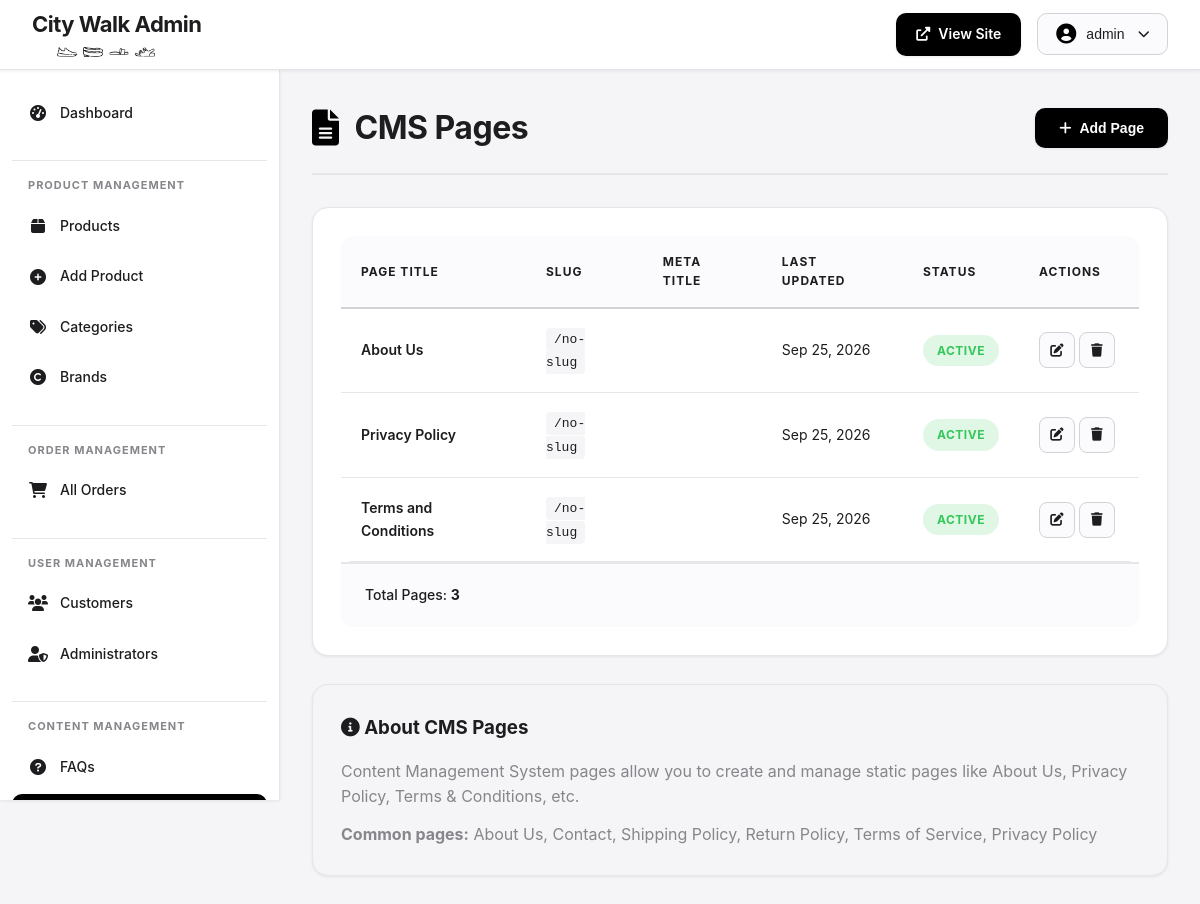
/admin/cms-pages.php (signed in), run on the app's committed database.
### tables this page shows
CREATE TABLE cms_pages (
    page_id INT PRIMARY KEY AUTO_INCREMENT,
    page_slug VARCHAR(100) UNIQUE NOT NULL,
    page_title VARCHAR(200) NOT NULL,
    page_content LONGTEXT NOT NULL,
    meta_description TEXT,
    is_active BOOLEAN DEFAULT TRUE,
    created_at TIMESTAMP DEFAULT CURRENT_TIMESTAMP,
    updated_at TIMESTAMP DEFAULT CURRENT_TIMESTAMP ON UPDATE CURRENT_TIMESTAMP,
    INDEX idx_slug (page_slug)
);

### admin/cms-pages.php (the view, shortened to what this page needs)
<?php
$db = getDB();
$stmt = $db->query("SELECT * FROM cms_pages ORDER BY page_title ASC");
$pages = $stmt->fetchAll();
?>
<!DOCTYPE html>
<html lang="en">
<head>
    <link rel="stylesheet" href="../css/admin-styles.css">
    <link rel="stylesheet" href="https://cdnjs.cloudflare.com/ajax/libs/font-awesome/6.0.0/css/all.min.css">
</head>
<body>
    <?php include 'includes/header.php'; ?>
    <?php include 'includes/sidebar.php'; ?>
    <main class="admin-main">
        <div class="admin-container">
            <div class="page-header">
                <h1><i class="fas fa-file-alt"></i> CMS Pages</h1>
                <button class="btn-primary-small" onclick="showAddPage()">
                    <i class="fas fa-plus"></i> Add Page
                </button>
            </div>
            <div class="admin-card">
                <div class="table-responsive">
                    <table class="admin-table">
                        <thead>
                            <tr>
                                <th>Page Title</th>
                                <th>Slug</th>
                                <th>Meta Title</th>
                                <th>Last Updated</th>
                                <th>Status</th>
                                <th style="width: 120px;">Actions</th>
                            </tr>
                        </thead>
                        <tbody>
                            <?php if (empty($pages)): ?>
                                <tr>
                                    <td colspan="6" class="text-center">
                                        No CMS pages found. Click "Add Page" to create your first page.
                                    </td>
                                </tr>
                            <?php else: ?>
                                <?php foreach ($pages as $page): ?>
                                    <tr>
                                        <td>
                                            <strong><?php echo htmlspecialchars($page['page_title']); ?></strong>
                                        </td>
                                        <td>
                                            <code style="background: #f5f5f7; padding: 4px 8px; border-radius: 4px; font-size: 13px;">
                                                /<?php echo htmlspecialchars($page['slug'] ?? 'no-slug'); ?>
                                            </code>
                                        </td>
                                        <td><?php echo htmlspecialchars($page['meta_title'] ?? ''); ?></td>
                                        <td><?php echo date('M d, Y', strtotime($page['updated_at'])); ?></td>
                                        <td>
                                            <span class="status-badge status-<?php echo $page['status'] ?? 'active'; ?>">
                                                <?php echo ucfirst($page['status'] ?? 'active'); ?>
                                            </span>
                                        </td>
                                        <td>
                                            <button class="btn-action" title="Edit" onclick="editPage(<?php echo $page['page_id']; ?>)">
                                                <i class="fas fa-edit"></i>
                                            </button>
                                            <button class="btn-action btn-danger" title="Delete" onclick="deletePage(<?php echo $page['page_id']; ?>)">
                                                <i class="fas fa-trash"></i>
                                            </button>
                                        </td>
                                    </tr>
                                <?php endforeach; ?>
                            <?php endif; ?>
                        </tbody>
                    </table>
                </div>
                <div class="table-footer">
                    <p>Total Pages: <strong><?php echo count($pages); ?></strong></p>
                </div>
            </div>
            <div class="admin-card" style="margin-top: 24px; background: #f5f5f7;">
                <h3 style="margin-bottom: 16px; color: #1d1d1f;">
                    <i class="fas fa-info-circle"></i> About CMS Pages
                </h3>
                <p style="color: #86868b; margin-bottom: 12px;">
                    Content Management System pages allow you to create and manage static pages like About Us, Privacy Policy, Terms & Conditions, etc.
                </p>
                <p style="color: #86868b; margin: 0;">
                    <strong>Common pages:</strong> About Us, Contact, Shipping Policy, Return Policy, Terms of Service, Privacy Policy
                </p>
            </div>
        </div>
    </main>
</body>
</html>

### css/admin-styles.css (style rules this page uses)
* { margin: 0; padding: 0; box-sizing: border-box; }
:root { --primary-color: #1d1d1f; --primary-light: #2d2d2f; --accent-color: #000000; --accent-hover: #a50000; --bg-primary: #ffffff; --bg-secondary: #f5f5f7; --bg-tertiary: #fbfbfd; --text-primary: #1d1d1f; --text-secondary: #86868b; --text-tertiary: #6e6e73; --border-light: #d2d2d7; --border-lighter: #e5e5ea; --border-dark: #86868b; --success: #34C759; --warning: #FF9500; --error: #FF3B30; --info: #007AFF; --shadow-sm: 0 1px 3px rgba(0, 0, 0, 0.08); --shadow-md: 0 4px 6px rgba(0, 0, 0, 0.1); --shadow-lg: 0 10px 15px rgba(0, 0, 0, 0.1); --shadow-xl: 0 20px 25px rgba(0, 0, 0, 0.15); --transition-fast: 0.15s ease; --transition-normal: 0.3s ease; --transition-slow: 0.5s ease; }
body { font-family: -apple-system, BlinkMacSystemFont, 'Poppins', 'Segoe UI', Roboto, Oxygen, Ubuntu, Cantarell, sans-serif; background: var(--bg-secondary); color: var(--text-primary); line-height: 1.6; overflow-x: hidden; }
.admin-main { margin-left: 280px; margin-top: 70px; min-height: calc(100vh - 70px); padding: 32px; }
.admin-container { max-width: 1400px; margin: 0 auto; }
.page-header { display: flex; justify-content: space-between; align-items: center; margin-bottom: 32px; padding-bottom: 20px; border-bottom: 2px solid var(--border-lighter); }
.page-header h1 { font-size: 32px; font-weight: 700; color: var(--text-primary); display: flex; align-items: center; gap: 16px; letter-spacing: -0.5px; }
.page-header h1 i { color: var(--accent-color); font-size: 36px; }
.admin-card { background: var(--bg-primary); border-radius: 16px; box-shadow: var(--shadow-sm); padding: 28px; margin-bottom: 28px; border: 1px solid var(--border-lighter); transition: var(--transition-normal); }
.btn-primary-small { display: inline-flex; align-items: center; gap: 8px; padding: 12px 24px; background: var(--accent-color); color: #fff; text-decoration: none; border: none; border-radius: 10px; font-size: 14px; font-weight: 600; cursor: pointer; transition: var(--transition-normal); box-shadow: var(--shadow-sm); }
.btn-action { display: inline-flex; align-items: center; justify-content: center; width: 36px; height: 36px; background: var(--bg-tertiary); color: var(--text-primary); border: 1px solid var(--border-light); border-radius: 8px; cursor: pointer; transition: var(--transition-normal); text-decoration: none; }
.table-responsive { overflow-x: auto; border-radius: 12px; }
.admin-table { width: 100%; border-collapse: collapse; font-size: 14px; }
.admin-table thead { background: var(--bg-tertiary); }
.admin-table thead th { padding: 16px 20px; text-align: left; font-weight: 700; color: var(--text-primary); text-transform: uppercase; font-size: 12px; letter-spacing: 1px; border-bottom: 2px solid var(--border-light); }
.admin-table tbody tr { border-bottom: 1px solid var(--border-lighter); transition: var(--transition-fast); }
.admin-table tbody td { padding: 18px 20px; color: var(--text-primary); vertical-align: middle; }
.admin-table tbody td strong { font-weight: 600; }
.table-footer { padding: 20px 24px; background: var(--bg-tertiary); border-top: 2px solid var(--border-lighter); border-radius: 0 0 12px 12px; display: flex; justify-content: space-between; align-items: center; }
.table-footer p { margin: 0; color: var(--text-primary); font-size: 14px; font-weight: 500; }
.status-badge { display: inline-block; padding: 6px 14px; border-radius: 20px; font-size: 12px; font-weight: 700; text-transform: uppercase; letter-spacing: 0.5px; }
.status-badge.status-active, .status-badge.status-confirmed, .status-badge.status-delivered, .status-badge.status-paid { background: rgba(52, 199, 89, 0.15); color: var(--success); }
.admin-card, .stat-card, .alert { animation: fadeIn 0.5s ease; }
html { scroll-behavior: smooth; }

### data on the page
cms_pages: page_title "About Us", slug "no-slug", updated_at "Sep 25, 2026", status "ACTIVE"
cms_pages: page_title "Privacy Policy", slug "no-slug", updated_at "Sep 25, 2026", status "ACTIVE"
cms_pages: page_title "Terms and Conditions", slug "no-slug", updated_at "Sep 25, 2026", status "ACTIVE"

### other printed values
$_SESSION['username'] "admin"
count($pages) "3"
